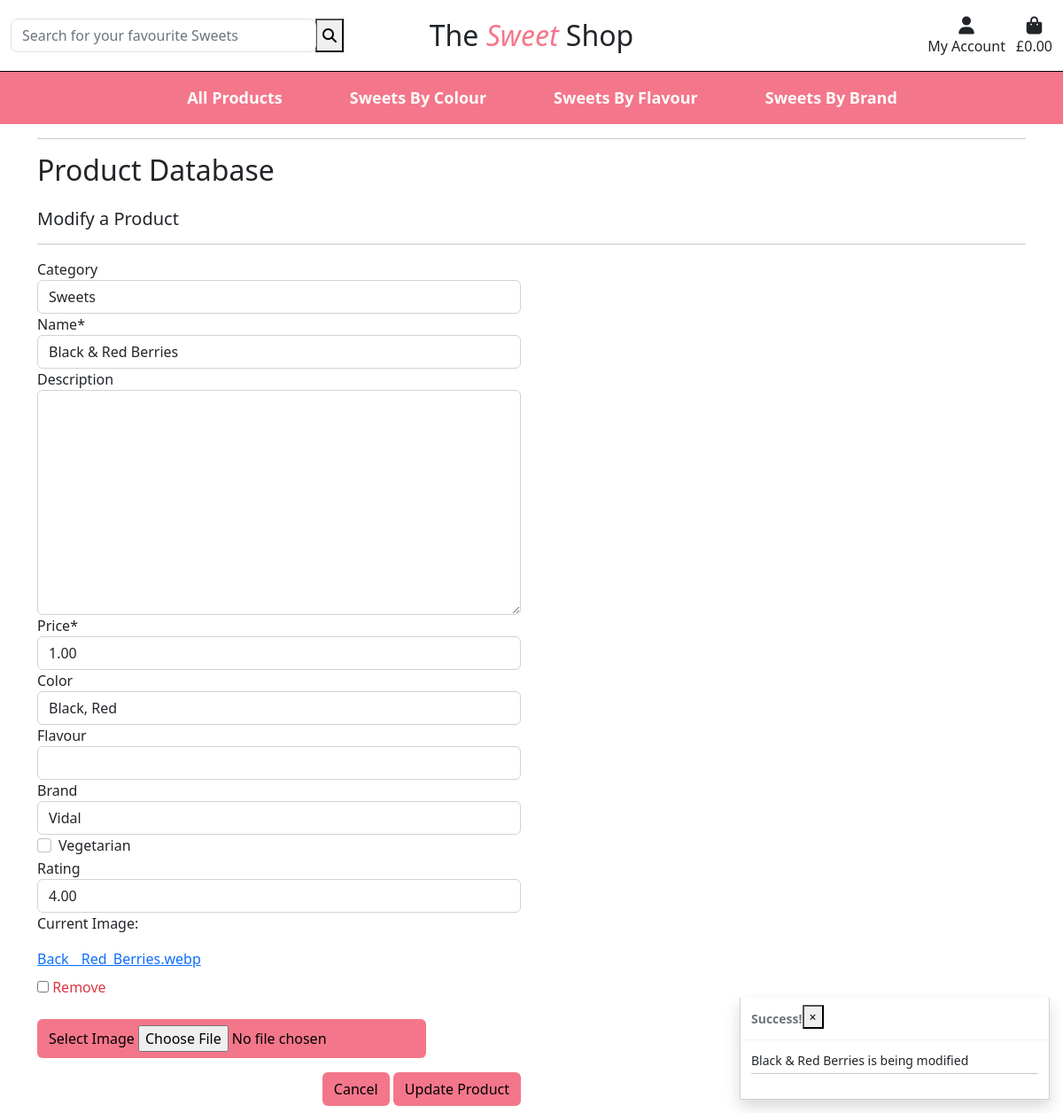
/products/modify/7/ (signed in), run on the app's committed database.
### products/models.py (models this page shows, shortened)
class Product(models.Model):
    category = models.ForeignKey('Category', null=True, blank=True, on_delete=models.SET_NULL)
    name = models.CharField(max_length=254)
    description = models.TextField(null=True, blank=True)
    price = models.DecimalField(max_digits=6, decimal_places=2)
    color = models.CharField(max_length=254, null=True, blank=True)
    flavour = models.CharField(max_length=254, null=True, blank=True)
    brand = models.CharField(max_length=254, null=True, blank=True)
    vegetarian = models.BooleanField()
    rating = models.DecimalField(max_digits=6, decimal_places=2, null=True, blank=True)
    image = models.ImageField(null=True, blank=True)

### products/views.py (the view)
# urls.py: path('modify/<int:product_id>/', views.modify_product, name='modify_product'),
@login_required()
def modify_product(request, product_id):
    if not request.user.is_superuser:
        messages.error(request, 'This function is only available for superusers')
        return redirect(reverse('home'))
    product = get_object_or_404(Product, pk=product_id)
    if request.method == 'POST':
        form = ModifyProductsForm(request.POST, request.FILES, instance=product)
        if form.is_valid():
            form.save()
            messages.success(request, 'Product Updated')
            return redirect(reverse('product_detail', args=[product.id]))
        else:
            messages.error(request, 'Product could not be modified, Please ensure the form is correct and there are no missing fields')
    else:
        form = ModifyProductsForm(instance=product)
        messages.info(request, f'{product.name} is being modified')
    template = 'products/modify_product.html'
    context = {
        'form': form,
        'product': product,
    }
    return render(request, template, context)

### products/forms.py
class ModifyProductsForm(forms.ModelForm):
    class Meta:
        model = Product
        fields = '__all__'
    image = forms.ImageField(label='Image', required=False, widget=CustomClearableFileInput)
    def __init__(self, *args, **kwargs):
        super().__init__(*args, **kwargs)
        categories = Category.objects.all()
        friendly_names = [(c.id, c.get_friendly_name()) for c in categories]
        self.fields['category'].choices = friendly_names
        for field_name, field in self.fields.items():
            field.widget.attrs['class'] = 'border-black'

### products/models.py (called while the page is built)
    def get_friendly_name(self):
        return self.friendly_name

### shopping_bag/contexts.py (called while the page is built, shortened)
def shopping_bag_contents(request):
    shopping_bag_items = []
    total = 0
    product_count = 0
    shopping_bag = request.session.get('shopping_bag', {})
    grand_total = total
    context = {
        'shopping_bag_items': shopping_bag_items,
        'total': total,
        'product_count': product_count,
        'grand_total': grand_total,
    }
    return context

### products/templates/products/modify_product.html (shortened to what this page needs)
{% extends "base.html" %}
{% load static %}
{% block content %}
    <div class="container push-down">
        <div class="row">
            <div class="col">
                <hr>
                <h2 class="mb-4">Product Database</h2>
                <h5>Modify a Product</h5>
                <hr>
            </div>
        </div>
        <div class="row">
            <div class="col-12 col-md-6">
                <form method="POST" action="{% url 'modify_product' %}" class="form mb-2" enctype="multipart/form-data">
                    {% for field in form %}
                        {% if field.name != 'image' %}
                            {{ field | as_crispy_field }}
                        {% else %}
                            {{ field }}
                        {% endif %}
                    {% endfor %}
                    <div class="text-end">
                        <a href="{% url 'products' %}" class="btn">Cancel</a>
                        <button class="btn" type="submit">Update Product</button>
                    </div>
                </form>
            </div>
        </div>
    </div>
{% endblock %}

### products/templates/products/custom_widget_templates/custom_clearable_file_input.html (shortened to what this page needs)
{% if widget.is_initial %}
    <p>{{ widget.initial_text }}:</p>
    <a href="{{ widget.value.url }}">
        {{ widget.value }}
    </a>
    {% if not widget.required %}
    <div class="custom-control custom-checkbox mt-2">
        <input class="custom-control-input" type="checkbox" name="{{ widget.checkbox_name }}" id="{{ widget.checkbox_id }}">
        <label class="custom-control-label text-danger" for="{{ widget.checkbox_id }}">{{ widget.clear_checkbox_label }}</label>
    </div>
    {% endif %}<br>
{% endif %}
<span class="btn">
    Select Image <input id="new-image" type="{{ widget.type }}" name="{{ widget.name }}"{% include "django/forms/widgets/attrs.html" %}>
</span>

### static/css/base.css (style rules this page uses)
.push-down { margin-top: 140px; }
.btn { background-color: #f4768a; color: black; }

### data on the page
Product: category "Sweets" "Black & Red Berries" "1.00" "Black, Red" "Vidal" "4.00", value "Back__Red_Berries.webp"

### other printed values
{{ message }} "Black & Red Berries is being modified"
{{ widget.initial_text }} "Current Image"
{{ widget.clear_checkbox_label }} "Remove"
